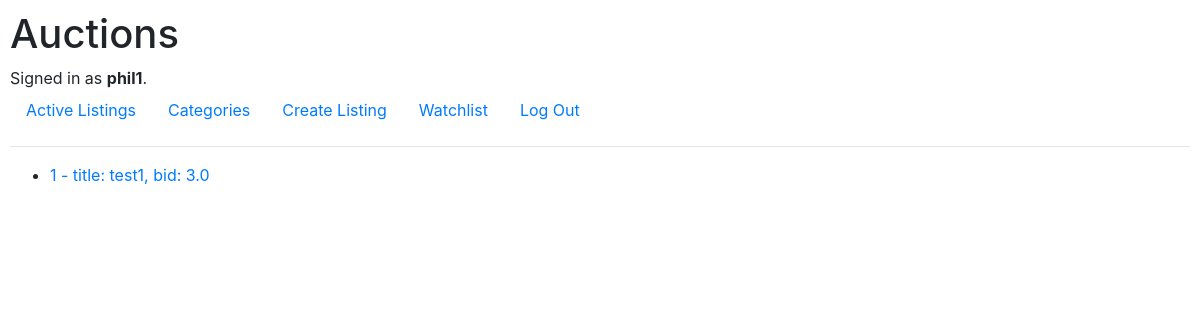
Page /watchlist (signed in) on the earlier database version.
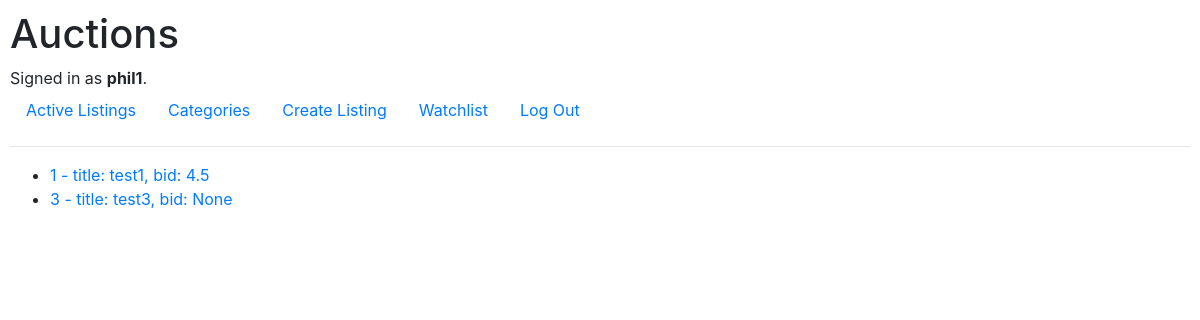
Same page on the later database version.
### auctions/models.py (models this page shows)
class Listings(models.Model):
    title = models.CharField(max_length=256)
    description = models.TextField(max_length=512)
    starting_bid = models.FloatField()
    current_bid = models.FloatField(blank=True, null=True)
    active = models.BooleanField(default=True)
    created_date = models.DateTimeField(default=timezone.now)
    creator = models.ForeignKey(User, on_delete=models.PROTECT, related_name="all_creators")
    category = models.ForeignKey(Categories, on_delete=models.CASCADE, related_name="similar_listings")
    watchers = models.ManyToManyField(User, blank=True, related_name="watch_list")
    buyer = models.ForeignKey(User, blank=True, null=True, on_delete=models.PROTECT)
    image = models.ImageField(null=True, blank=True, upload_to="images/")
    def __str__(self):
        return f"{self.id} - title: {self.title}, bid: {self.current_bid}"

### auctions/views.py (the view)
# urls.py: path("watchlist", views.watchlist, name="watchlist"),
@login_required
def watchlist(request):
    watchlists = request.user.watch_list.all()
    return render(request, "auctions/watchlist.html", {"watchlists": watchlists})

### auctions/templates/auctions/watchlist.html
{% extends "auctions/layout.html" %}
{% block body %}
    <ul>
        {% for w in watchlists %}
        <li><a href="{% url 'item' w.id %}">{{w}}</a></li>
        {% endfor %}
    </ul>
{% endblock %}

Differences in the rows shown:
changed Listings: id+title+current_bid "1 - title: test1, bid: 3.0" → "1 - title: test1, bid: 4.5"
now on this page (row unchanged): Listings: id+title+current_bid "3 - title: test3, bid: None"
